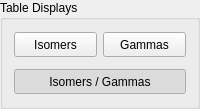
     <widget class="QGroupBox" name="groupBox_2">
      <property name="sizePolicy">
       <sizepolicy hsizetype="Fixed" vsizetype="Preferred">
        <horstretch>0</horstretch>
        <verstretch>0</verstretch>
       </sizepolicy>
      </property>
      <property name="minimumSize">
       <size>
        <width>185</width>
        <height>100</height>
       </size>
      </property>
      <property name="baseSize">
       <size>
        <width>3</width>
        <height>0</height>
       </size>
      </property>
      <property name="title">
       <string>Table Displays</string>
      </property>
      <layout class="QGridLayout" name="gridLayout_4">
       <property name="topMargin">
        <number>12</number>
       </property>
       <property name="bottomMargin">
        <number>12</number>
       </property>
       <property name="verticalSpacing">
        <number>12</number>
       </property>
       <item row="0" column="0">
        <widget class="QPushButton" name="pb_isomers_view">
         <property name="minimumSize">
          <size>
           <width>0</width>
           <height>25</height>
          </size>
         </property>
         <property name="text">
          <string>Isomers</string>
         </property>
         <property name="checkable">
          <bool>true</bool>
         </property>
         <property name="autoExclusive">
          <bool>true</bool>
         </property>
        </widget>
       </item>
       <item row="0" column="1">
        <widget class="QPushButton" name="pb_gammas_view">
         <property name="minimumSize">
          <size>
           <width>0</width>
           <height>25</height>
          </size>
         </property>
         <property name="text">
          <string>Gammas</string>
         </property>
         <property name="checkable">
          <bool>true</bool>
         </property>
         <property name="autoExclusive">
          <bool>true</bool>
         </property>
        </widget>
       </item>
       <item row="1" column="0" colspan="2">
        <widget class="QPushButton" name="pb_isomers_gammas_view">
         <property name="minimumSize">
          <size>
           <width>0</width>
           <height>25</height>
          </size>
         </property>
         <property name="text">
          <string>Isomers / Gammas</string>
         </property>
         <property name="checkable">
          <bool>true</bool>
         </property>
         <property name="checked">
          <bool>true</bool>
         </property>
         <property name="autoExclusive">
          <bool>true</bool>
         </property>
         <property name="flat">
          <bool>false</bool>
         </property>
        </widget>
       </item>
      </layout>
     </widget>
